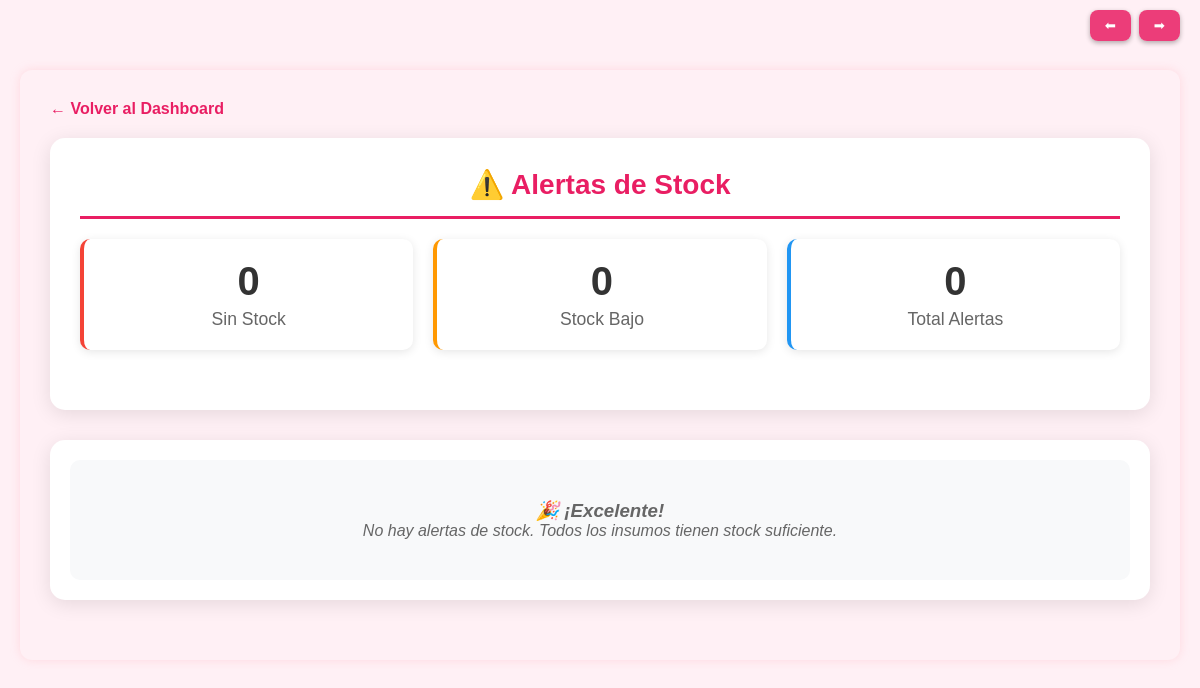
Before: /controllers/stock/alertas_stock.php (signed in) with the older database file.
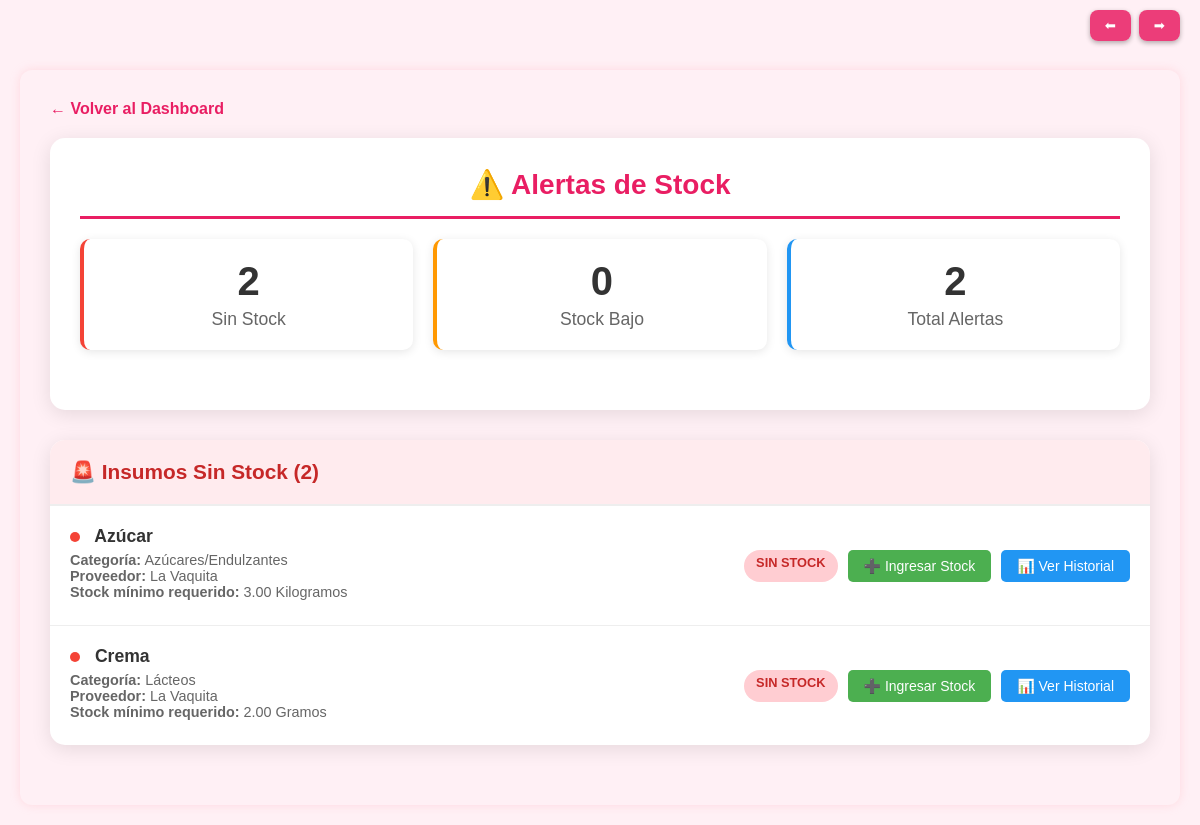
After: the same page with the newer database file.
### tables this page shows
CREATE TABLE insumos(ID_insumo INT NOT NULL AUTO_INCREMENT,
insumo_nombre VARCHAR (50)  NOT NULL,
insumo_stock_actual DECIMAL(10,2) NOT NULL DEFAULT 0,
insumo_stock_minimo DECIMAL(10,2) NOT NULL,
insumo_precio_costo FLOAT (10,2),
RELA_unidad_medida INT NOT NULL,
RELA_categoria_insumos INT NOT NULL,
RELA_proveedor INT NOT NULL, 
RELA_estado_insumo INT NOT NULL,
PRIMARY KEY (ID_insumo));

CREATE TABLE categoria_insumos(ID_categoria_insumo INT NOT NULL AUTO_INCREMENT,
categoria_insumo_nombre VARCHAR (25) NOT NULL,
PRIMARY KEY (ID_categoria_insumo));

CREATE TABLE proveedor(ID_proveedor INT NOT NULL AUTO_INCREMENT,
proveedor_nombre VARCHAR (30) NOT NULL,
proveedor_rubro VARCHAR (20), 
proveedor_observaciones VARCHAR (100),
PRIMARY KEY (ID_proveedor));

CREATE TABLE unidad_medida(ID_unidad_medida INT NOT NULL AUTO_INCREMENT,
unidad_medida_nombre VARCHAR (50) NOT NULL,
PRIMARY KEY (ID_unidad_medida));

### config/conexion.php (called while the page is built, shortened)
<?php
class Conexion {
    private static $instance = null;
    private $pdo;
    private function __construct() {
        try {
            $dsn = "mysql:host=" . DB_HOST . ";dbname=" . DB_NAME . ";charset=" . DB_CHARSET;
            $options = [
                PDO::ATTR_ERRMODE => PDO::ERRMODE_EXCEPTION,
                PDO::ATTR_DEFAULT_FETCH_MODE => PDO::FETCH_ASSOC,
                PDO::ATTR_EMULATE_PREPARES => false,
                PDO::MYSQL_ATTR_INIT_COMMAND => "SET NAMES " . DB_CHARSET
            ];
            $this->pdo = new PDO($dsn, DB_USER, DB_PASS, $options);
        } catch (PDOException $e) {
            if (ENVIRONMENT === 'production') {
                die("Error de conexión a la base de datos. Contacte al administrador.");
            } else {
                die("Error de conexión: " . $e->getMessage());
            }
        }
    }
    public static function getInstance() {
        if (self::$instance === null) {
            self::$instance = new self();
        }
        return self::$instance;
    }
    public function getConnection() {
        return $this->pdo;
    }
}
function getConexion() {
    return Conexion::getInstance()->getConnection();
}
?>

### controllers/stock/StockController.php (called while the page is built, shortened)
<?php
require_once __DIR__ . '/../../config/conexion.php';
require_once __DIR__ . '/../../core/DatabaseHelper.php';
class StockController {
    private $db;
    public function __construct() {
        $this->db = new DatabaseHelper();
    }
    public function obtenerInsumosStockBajo() {
        $sql = "SELECT
            i.*,
            c.categoria_insumo_nombre,
            p.proveedor_nombre,
            um.unidad_medida_nombre as insumo_unidad_medida,
            CASE
                WHEN i.insumo_stock_actual = 0 THEN 'Sin stock'
                ELSE 'Bajo stock'
            END AS estado_stock
            FROM insumos i
            JOIN categoria_insumos c ON i.RELA_categoria_insumos = c.ID_categoria_insumo
            JOIN proveedor p ON i.RELA_proveedor = p.ID_proveedor
            JOIN unidad_medida um ON i.RELA_unidad_medida = um.ID_unidad_medida
            WHERE i.insumo_stock_actual <= i.insumo_stock_minimo
            ORDER BY i.insumo_stock_actual ASC";
        return $this->db->select($sql);
    }
}
?>

### core/DatabaseHelper.php (called while the page is built, shortened)
<?php
require_once __DIR__ . '/../config/conexion.php';
class DatabaseHelper {
    private $pdo;
    public function __construct() {
        $this->pdo = getConexion();
    }
    public function select($sql, $params = []) {
        try {
            $stmt = $this->pdo->prepare($sql);
            $stmt->execute($params);
            return $stmt->fetchAll();
        } catch (PDOException $e) {
            $this->handleError($e);
            return false;
        }
    }
}
?>

### controllers/stock/alertas_stock.php (the view, shortened to what the changed rows need)
<?php
require_once __DIR__ . '/../../config/conexion.php';
require_once __DIR__ . '/StockController.php';
$stockController = new StockController();
$insumos_stock_bajo = $stockController->obtenerInsumosStockBajo();
$sin_stock = [];
$bajo_stock = [];
foreach ($insumos_stock_bajo as $insumo) {
    if ($insumo['insumo_stock_actual'] == 0) {
        $sin_stock[] = $insumo;
    } else {
        $bajo_stock[] = $insumo;
    }
}
$estadisticas = [
    'sin_stock' => count($sin_stock),
    'bajo_stock' => count($bajo_stock),
    'total_alertas' => count($insumos_stock_bajo)
];
?>
<!DOCTYPE html>
<html lang="es">
<head>
    <link rel="stylesheet" href="../../public/css/style.css">
</head>
<body>
    <div class="container">
        <div class="header">
            <h1>⚠️ Alertas de Stock</h1>
            <div class="stats-grid">
                <div class="stat-card sin-stock">
                    <div class="stat-number"><?= $estadisticas['sin_stock'] ?></div>
                    <div class="stat-label">Sin Stock</div>
                </div>
                <div class="stat-card total">
                    <div class="stat-number"><?= $estadisticas['total_alertas'] ?></div>
                    <div class="stat-label">Total Alertas</div>
                </div>
            </div>
        </div>
        <?php if ($estadisticas['total_alertas'] == 0): ?>
            <div class="alerts-section">
                <div class="no-alerts">
                    <h3>🎉 ¡Excelente!</h3>
                    <p>No hay alertas de stock. Todos los insumos tienen stock suficiente.</p>
                </div>
            </div>
        <?php else: ?>
            <?php if (!empty($sin_stock)): ?>
            <div class="alerts-section">
                <h3 class="section-header sin-stock">
                    🚨 Insumos Sin Stock (<?= count($sin_stock) ?>)
                </h3>
                <?php foreach ($sin_stock as $insumo): ?>
                    <div class="alert-item">
                        <div class="alert-info">
                            <div class="alert-title">
                                <span class="priority-indicator priority-critical"></span>
                                <?= htmlspecialchars($insumo['insumo_nombre']) ?>
                            </div>
                            <div class="alert-details">
                                <strong>Categoría:</strong> <?= htmlspecialchars($insumo['categoria_insumo_nombre']) ?><br>
                                <strong>Proveedor:</strong> <?= htmlspecialchars($insumo['proveedor_nombre']) ?><br>
                                <strong>Stock mínimo requerido:</strong> <?= number_format($insumo['insumo_stock_minimo'], 2) ?> <?= htmlspecialchars($insumo['insumo_unidad_medida']) ?>
                            </div>
                        </div>
                        <div class="alert-actions">
                            <span class="alert-status status-sin-stock">SIN STOCK</span>
                            <a href="ingreso_stock.php?insumo=<?= $insumo['ID_insumo'] ?>" class="btn btn-success">
                                ➕ Ingresar Stock
                            </a>
                            <a href="historial_insumo.php?id=<?= $insumo['ID_insumo'] ?>" class="btn btn-info">
                                📊 Ver Historial
                            </a>
                        </div>
                    </div>
                <?php endforeach; ?>
            </div>
            <?php endif; ?>
        <?php endif; ?>
    </div>
</body>
</html>

Changed rows visible on the page:
added insumos: insumo_nombre "Azúcar", categoria_insumos.categoria_insumo_nombre "Azúcares/Endulzantes", proveedor.proveedor_nombre "La Vaquita", insumo_stock_minimo "3.00", unidad_medida.unidad_medida_nombre "Kilogramos"
now on this page (row edited): insumos: insumo_nombre "Crema", categoria_insumos.categoria_insumo_nombre "Lácteos", proveedor.proveedor_nombre "La Vaquita", insumo_stock_minimo "2.00", unidad_medida.unidad_medida_nombre "Gramos"
Other visible differences:
$estadisticas['sin_stock']: "0" → "2"
$estadisticas['total_alertas']: "0" → "2"
count($sin_stock): (not shown) → "2"
text no longer shown: "🎉 ¡Excelente! No hay alertas de stock. Todos los insumos tienen stock suficiente."
text now shown: "🚨 Insumos Sin Stock ( )"
